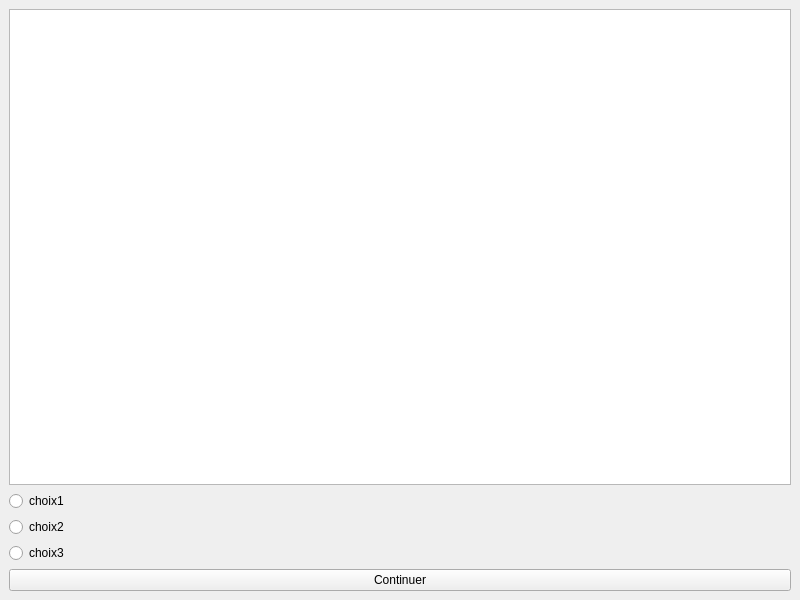
<?xml version="1.0" encoding="UTF-8"?>
<ui version="4.0">
 <class>MainWindow</class>
 <widget class="QMainWindow" name="MainWindow">
  <property name="geometry">
   <rect>
    <x>0</x>
    <y>0</y>
    <width>800</width>
    <height>600</height>
   </rect>
  </property>
  <property name="windowTitle">
   <string>MainWindow</string>
  </property>
  <widget class="QWidget" name="centralwidget">
   <layout class="QVBoxLayout" name="verticalLayout_2">
    <item>
     <layout class="QHBoxLayout" name="horizontalLayout_2">
      <item>
       <layout class="QVBoxLayout" name="verticalLayout_4">
        <property name="leftMargin">
         <number>0</number>
        </property>
       </layout>
      </item>
      <item>
       <layout class="QVBoxLayout" name="verticalLayout">
        <item>
         <layout class="QVBoxLayout" name="verticalLayout_5">
          <item>
           <widget class="QTextBrowser" name="textChapitre">
            <property name="sizePolicy">
             <sizepolicy hsizetype="Minimum" vsizetype="Expanding">
              <horstretch>0</horstretch>
              <verstretch>0</verstretch>
             </sizepolicy>
            </property>
           </widget>
          </item>
         </layout>
        </item>
        <item>
         <layout class="QVBoxLayout" name="verticalLayout_6">
          <item>
           <widget class="QRadioButton" name="choix1">
            <property name="text">
             <string>choix1</string>
            </property>
           </widget>
          </item>
          <item>
           <widget class="QRadioButton" name="choix2">
            <property name="text">
             <string>choix2</string>
            </property>
           </widget>
          </item>
          <item>
           <widget class="QRadioButton" name="choix3">
            <property name="text">
             <string>choix3</string>
            </property>
           </widget>
          </item>
          <item>
           <widget class="QPushButton" name="boutonContinuer">
            <property name="text">
             <string>Continuer</string>
            </property>
           </widget>
          </item>
         </layout>
        </item>
       </layout>
      </item>
      <item>
       <layout class="QVBoxLayout" name="verticalLayout_3"/>
      </item>
     </layout>
    </item>
   </layout>
  </widget>
 </widget>
 <resources/>
 <connections>
  <connection>
   <sender>boutonContinuer</sender>
   <signal>clicked()</signal>
   <receiver>MainWindow</receiver>
   <slot>continuer()</slot>
   <hints>
    <hint type="sourcelabel">
     <x>412</x>
     <y>535</y>
    </hint>
    <hint type="destinationlabel">
     <x>700</x>
     <y>332</y>
    </hint>
   </hints>
  </connection>
 </connections>
 <slots>
  <slot>continuer()</slot>
 </slots>
</ui>
